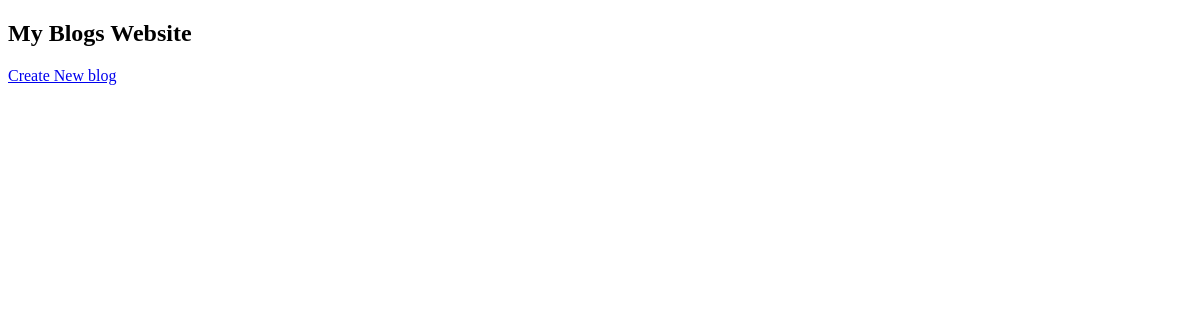
/blogs/, run on an earlier commit of the app's database.
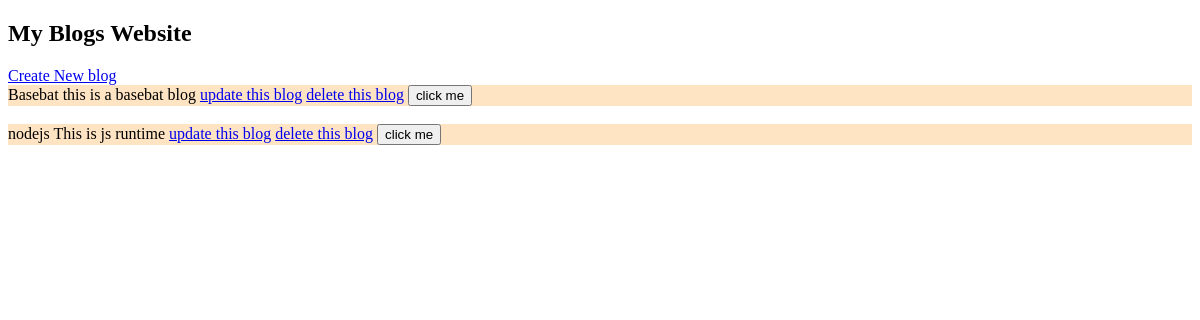
And on a later commit of the database.
### blog/models.py (models this page shows)
class blog(models.Model):
    title = models.CharField(max_length=100)
    description = models.TextField()

### blog/views.py (the view)
# urls.py: path('', views.blogs,name='blogs'), # read
def blogs(request):
    blogs = blog.objects.all()
    return render(request,'blogs.html',{'blogs':blogs})

### blog/templates/blogs.html (shortened to what this page needs)
<!DOCTYPE html>
<html lang="en">
<head>
</head>
<body>
    <h2>My Blogs Website</h2>
    <a href="create"> Create New blog</a>
    {% for blog in blogs %}
        <div style="background-color:bisque">{{blog.title}}
        {{blog.description}}
        <a href="update/{{blog.id}}"> update this blog</a>
        <a href="delete/{{blog.id}}"> delete this blog</a>
        <button onclick="confirmDelete()"> click me </button>
        </div>
        <br>
    {% endfor %}
</body>
</html>

What changed in the data, as far as the page shows it:
added blog: title "Basebat", description "this is a basebat blog"
added blog: title "nodejs", description "This is js runtime"
